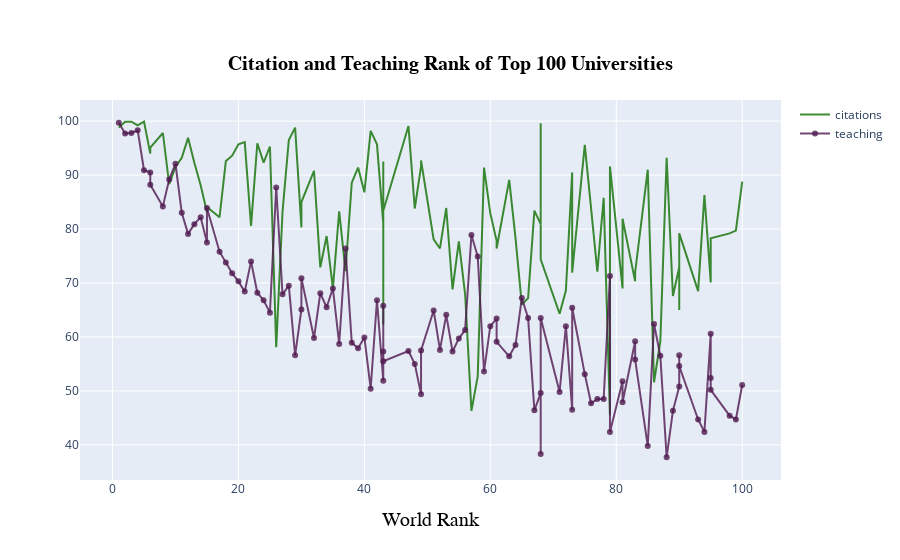

The cell this chart's notebook holds for it:
### Code cell
df = timesData.iloc[:100,:]
# Creating trace1
trace1 = go.Scatter(
                    x = df.world_rank,
                    y = df.citations,
                    mode = "lines",
                    name = "citations",
                    marker = dict(color = 'rgba(16, 112, 2, 0.8)'),
                    text= df.university_name
)
# Creating trace2
trace2 = go.Scatter(
                    x = df.world_rank,
                    y = df.teaching,
                    mode = "lines+markers",
                    name = "teaching",
                    marker = dict(color = 'rgba(80, 26, 80, 0.8)'),
                    text= df.university_name
)

data = [trace1, trace2]
layout = go.Layout(title = dict(text = '<b>Citation and Teaching Rank of Top 100 Universities</b>',
                           x = 0.5, y = 0.9,
                           font = dict(family = 'Italic',
                                       size = 20,
                                       color = 'Black')
                          ),
              xaxis = dict(title = dict(text = 'World Rank',
                                        font = dict(family = 'Italic',
                                                   size = 20,
                                                   color = 'Black')
                                       ),
                           ticklen = 5,
                           zeroline = False
                          )
             )
fig = dict(data=data, layout=layout)
iplot(fig)

### Figure 1 — Plotly figure (JSON) as saved in the notebook; plotly's stock layout.template omitted (floating-point values rounded to 4 significant figures)
{"data": [{"marker": {"color": "rgba(16, 112, 2, 0.8)"}, "mode": "lines", "name": "citations", "text": ["Harvard University", "California Institute of Technology", "Massachusetts Institute of Technology", "Stanford University", "Princeton University", "University of Cambridge", "University of Oxford", "University of California, Berkeley", "Imperial College London", "Yale University", "University of California, Los Angeles", "University of Chicago", "Johns Hopkins University", "Cornell University", "ETH Zurich – Swiss Federal Institute of Technology Zurich", "University of Michigan", "University of Toronto", "Columbia University", "University of Pennsylvania", "Carnegie Mellon University", "University of Hong Kong", "University College London", "University of Washington", "Duke University", "Northwestern University", "University of Tokyo", "Georgia Institute of Technology", "Pohang University of Science and Technology", "University of California, Santa Barbara", "University of British Columbia", "University of North Carolina at Chapel Hill", "University of California, San Diego", "University of Illinois at Urbana-Champaign", "National University of Singapore", "McGill University", "University of Melbourne", "Peking University", "Washington University in St Louis", "École Polytechnique", "University of Edinburgh", "Hong Kong University of Science and Technology", "École Normale Supérieure", "Australian National University", "Karolinska Institute", "University of Göttingen", "University of Wisconsin", "Rice University", "École Polytechnique Fédérale de Lausanne", "University of California, Irvine", "University of Science and Technology of China", "Vanderbilt University", "University of Minnesota", "Tufts University", "University of California, Davis", "Brown University", "University of Massachusetts", "Kyoto University", "Tsinghua University", "Boston University", "New York University", "Emory University", "LMU Munich", "University of Notre Dame", "University of Pittsburgh", "Case Western Reserve University", "Ohio State University", "University of Colorado Boulder", "University of Bristol", "University of California, Santa Cruz", "Yeshiva University", "University of Sydney", "University of Virginia", "University of Adelaide", "University of Southern California", "William & Mary", "Trinity College Dublin", "King’s College London", "Stony Brook University", "Korea Advanced Institute of Science and Technology (KAIST)", "University of Sussex", "The University of Queensland", "University of York", "Heidelberg University", "University of Utah", "Durham University", "London School of Economics and Political Science", "University of Manchester", "Royal Holloway, University of London", "Lund University", "University of Southampton", "University of Zurich", "Wake Forest University", "McMaster University", "University College Dublin", "George Washington University", "University of Arizona", "University of Basel", "University of Maryland, College Park", "Dartmouth College", "École Normale Supérieure de Lyon"], "type": "scatter", "x": ["1", "2", "3", "4", "5", "6", "6", "8", "9", "10", "11", "12", "13", "14", "15", "15", "17", "18", "19", "20", "21", "22", "23", "24", "25", "26", "27", "28", "29", "30", "30", "32", "33", "34", "35", "36", "37", "38", "39", "40", "41", "42", "43", "43", "43", "43", "47", "48", "49", "49", "51", "52", "53", "54", "55", "56", "57", "58", "59", "60", "61", "61", "63", "64", "65", "66", "67", "68", "68", "68", "71", "72", "73", "73", "75", "76", "77", "78", "79", "79", "81", "81", "83", "83", "85", "86", "87", "88", "89", "90", "90", "90", "93", "94", "95", "95", "95", "98", "99", "100"], "y": [98.8, 99.9, 99.9, 99.2, 99.9, 94, 95.1, 97.8, 88.3, 91.5, 93.2, 96.9, 92.3, 88.1, 83.1, 84.1, 82.2, 92.6, 93.6, 95.7, 96.1, 80.6, 95.9, 92.3, 95.3, 58.1, 83.2, 96.5, 98.8, 80.3, 85, 90.8, 72.9, 78.7, 69, 83.3, 72.2, 88.6, 91.4, 86.8, 98.2, 95.7, 81, 62.3, 92.5, 83.4, 99.1, 83.8, 91.6, 92.7, 78.1, 76.4, 83.9, 68.8, 77.7, 67.9, 46.3, 52.7, 91.4, 82.9, 77.8, 76.4, 89.1, 78.3, 66, 67.2, 83.4, 80.9, 99.6, 74.4, 64.3, 68.6, 90.5, 71.9, 95.6, 84.4, 72.1, 85.8, 45.5, 91.6, 69, 81.9, 70.3, 72, 91, 51.6, 59.2, 93.2, 67.6, 72.9, 65, 79.2, 68.5, 86.3, 70.2, 70.1, 78.3, 79.2, 79.7, 88.8]}, {"marker": {"color": "rgba(80, 26, 80, 0.8)"}, "mode": "lines+markers", "name": "teaching", "text": ["Harvard University", "California Institute of Technology", "Massachusetts Institute of Technology", "Stanford University", "Princeton University", "University of Cambridge", "University of Oxford", "University of California, Berkeley", "Imperial College London", "Yale University", "University of California, Los Angeles", "University of Chicago", "Johns Hopkins University", "Cornell University", "ETH Zurich – Swiss Federal Institute of Technology Zurich", "University of Michigan", "University of Toronto", "Columbia University", "University of Pennsylvania", "Carnegie Mellon University", "University of Hong Kong", "University College London", "University of Washington", "Duke University", "Northwestern University", "University of Tokyo", "Georgia Institute of Technology", "Pohang University of Science and Technology", "University of California, Santa Barbara", "University of British Columbia", "University of North Carolina at Chapel Hill", "University of California, San Diego", "University of Illinois at Urbana-Champaign", "National University of Singapore", "McGill University", "University of Melbourne", "Peking University", "Washington University in St Louis", "École Polytechnique", "University of Edinburgh", "Hong Kong University of Science and Technology", "École Normale Supérieure", "Australian National University", "Karolinska Institute", "University of Göttingen", "University of Wisconsin", "Rice University", "École Polytechnique Fédérale de Lausanne", "University of California, Irvine", "University of Science and Technology of China", "Vanderbilt University", "University of Minnesota", "Tufts University", "University of California, Davis", "Brown University", "University of Massachusetts", "Kyoto University", "Tsinghua University", "Boston University", "New York University", "Emory University", "LMU Munich", "University of Notre Dame", "University of Pittsburgh", "Case Western Reserve University", "Ohio State University", "University of Colorado Boulder", "University of Bristol", "University of California, Santa Cruz", "Yeshiva University", "University of Sydney", "University of Virginia", "University of Adelaide", "University of Southern California", "William & Mary", "Trinity College Dublin", "King’s College London", "Stony Brook University", "Korea Advanced Institute of Science and Technology (KAIST)", "University of Sussex", "The University of Queensland", "University of York", "Heidelberg University", "University of Utah", "Durham University", "London School of Economics and Political Science", "University of Manchester", "Royal Holloway, University of London", "Lund University", "University of Southampton", "University of Zurich", "Wake Forest University", "McMaster University", "University College Dublin", "George Washington University", "University of Arizona", "University of Basel", "University of Maryland, College Park", "Dartmouth College", "École Normale Supérieure de Lyon"], "type": "scatter", "x": ["1", "2", "3", "4", "5", "6", "6", "8", "9", "10", "11", "12", "13", "14", "15", "15", "17", "18", "19", "20", "21", "22", "23", "24", "25", "26", "27", "28", "29", "30", "30", "32", "33", "34", "35", "36", "37", "38", "39", "40", "41", "42", "43", "43", "43", "43", "47", "48", "49", "49", "51", "52", "53", "54", "55", "56", "57", "58", "59", "60", "61", "61", "63", "64", "65", "66", "67", "68", "68", "68", "71", "72", "73", "73", "75", "76", "77", "78", "79", "79", "81", "81", "83", "83", "85", "86", "87", "88", "89", "90", "90", "90", "93", "94", "95", "95", "95", "98", "99", "100"], "y": [99.7, 97.7, 97.8, 98.3, 90.9, 90.5, 88.2, 84.2, 89.2, 92.1, 83, 79.1, 80.9, 82.2, 77.5, 83.9, 75.8, 73.8, 71.8, 70.3, 68.4, 74, 68.2, 66.8, 64.5, 87.7, 67.9, 69.5, 56.6, 65.1, 70.9, 59.8, 68.1, 65.5, 69, 58.7, 76.4, 58.9, 57.9, 59.9, 50.4, 66.8, 51.9, 65.8, 57.3, 55.5, 57.4, 55, 49.4, 57.5, 64.9, 57.6, 64.1, 57.3, 59.7, 61.3, 78.9, 74.9, 53.6, 62, 63.4, 59.1, 56.4, 58.5, 67.2, 63.5, 46.4, 49.6, 38.3, 63.5, 49.8, 62, 46.5, 65.4, 53.1, 47.7, 48.5, 48.5, 71.3, 42.4, 51.8, 47.9, 59.2, 55.8, 39.8, 62.4, 56.5, 37.7, 46.3, 50.8, 56.6, 54.6, 44.7, 42.4, 60.6, 52.4, 50.2, 45.4, 44.7, 51.1]}], "layout": {"title": {"font": {"color": "Black", "family": "Italic", "size": 20}, "text": "<b>Citation and Teaching Rank of Top 100 Universities</b>", "x": 0.5, "y": 0.9}, "xaxis": {"ticklen": 5, "title": {"font": {"color": "Black", "family": "Italic", "size": 20}, "text": "World Rank"}, "zeroline": false}}}
